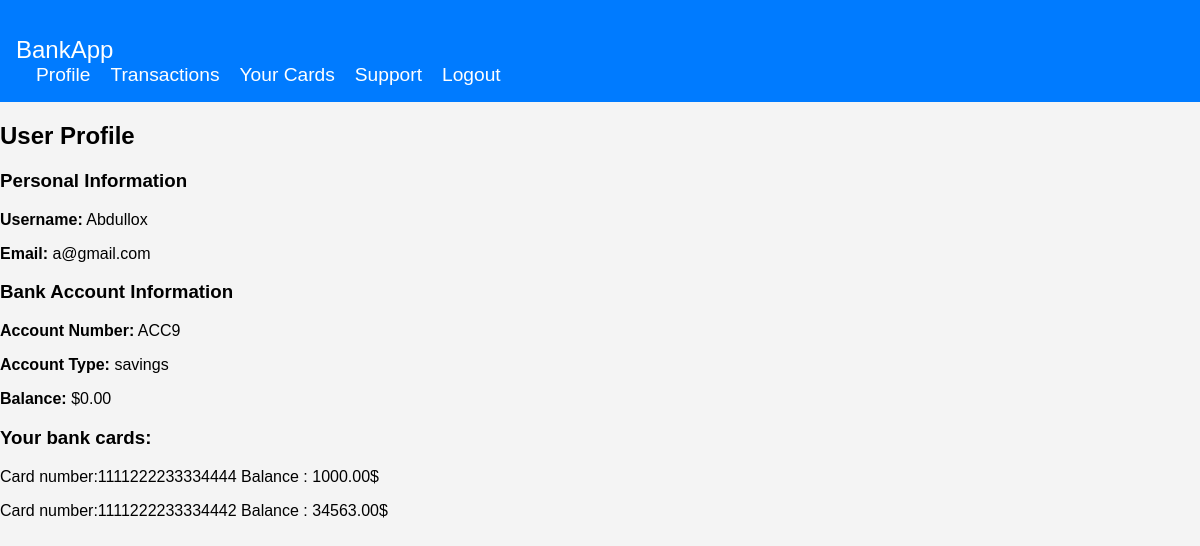
/profile (signed in), run on the app's committed database.
### main/models.py (models this page shows, shortened)
class BankAccount(models.Model):
    ACCOUNT_TYPES = [
        ('savings', 'Savings'),
        ('checking', 'Checking'),
    ]
    user = models.OneToOneField(User,on_delete=models.CASCADE)
    account_number = models.CharField(max_length=20,unique=True)
    balance = models.DecimalField(max_digits=15, decimal_places=2,default=0.0)
    account_type = models.CharField(max_length=15,choices=ACCOUNT_TYPES)
    data_created = models.DateTimeField(auto_now_add=True)

class BankCard(models.Model):
    card_number = models.CharField(max_length=16,unique=True)
    balance = models.DecimalField(max_digits=15, decimal_places=2,default=0.0)
    owner = models.ForeignKey(BankAccount, on_delete=models.CASCADE)

### main/views.py (the view)
# urls.py: path('profile',views.profile, name= 'profile-page'),
@login_required
def profile(request):
    user = request.user
    try:
        bank_account = BankAccount.objects.get(user=user)
        bank_cards = BankCard.objects.filter(owner = bank_account)
    except BankAccount.DoesNotExist:
        bank_account = None
    return render(request,'main/profile.html',{'user':user, 'bank_account':bank_account,'bank_cards':bank_cards})

### main/templates/main/profile.html (shortened to what this page needs)
{% extends "main/base_auth.html" %}
{% load static %}
{% block content %}
<div class="profile-container">
    <h2>User Profile</h2>
    <div class="user-info">
        <h3>Personal Information</h3>
        <p><strong>Username:</strong> {{ user.username }}</p>
        <p><strong>Email:</strong> {{ user.email }}</p>
    </div>
    {% if bank_account %}
    <div class="bank-info">
        <h3>Bank Account Information</h3>
        <p><strong>Account Number:</strong> {{ bank_account.account_number }}</p>
        <p><strong>Account Type:</strong> {{ bank_account.account_type }}</p>
        <p><strong>Balance:</strong> ${{ bank_account.balance }}</p>
    </div>
    {% else %}
    <p>No bank account found for this user.</p>
    {% endif %}
    {% if bank_cards %}
    <h3>Your bank cards:</h3>
    {% for card in bank_cards %}
    <p>Card number:{{card.card_number}}  Balance : {{card.balance}}$</p>
    {% endfor %}
    {% else %}
    <p>No Bank card was found</p>
    {% endif %}
</div>
{% endblock %}

### main/static/css/style_auth.css (style rules this page uses)
body { font-family: Arial, sans-serif; background-color: #f4f4f4; margin: 0; padding: 0; }

### data on the page
BankAccount: account_number "ACC9", account_type "savings", balance "0.00"
BankCard: card_number "1111222233334444", balance "1000.00"
BankCard: card_number "1111222233334442", balance "34563.00"

### other printed values
{{ user.username }} "Abdullox"
{{ user.email }} "a@gmail.com"
